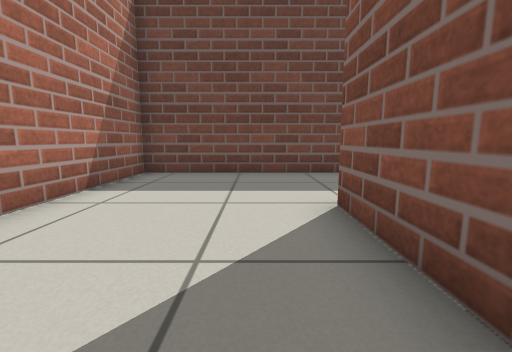
View 1 (above)

16 first-person views from a walk through a world built for the Gazebo simulator. The camera is 0.5 m above the floor, tilts 8° down and sees 90° across. The floor is counted in squares, 0.5 m on a side. Each view is taken from the middle of a square. On the plan, view 1 faces up. The plan holds only what a view shows up to about 11 squares ahead; the rest is blank.

View 2
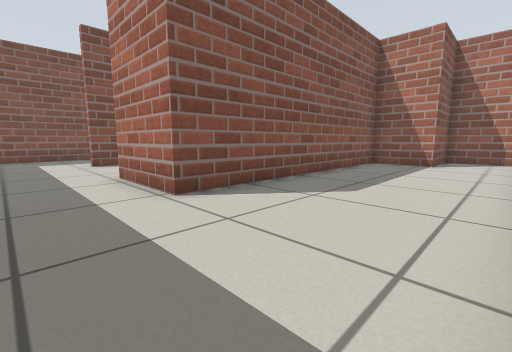

View 3
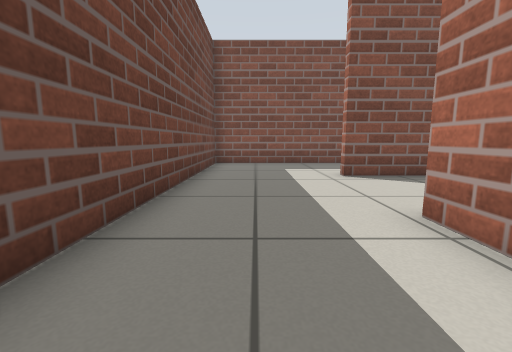

View 4
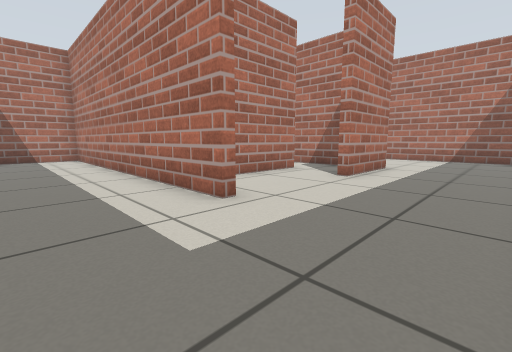

View 5
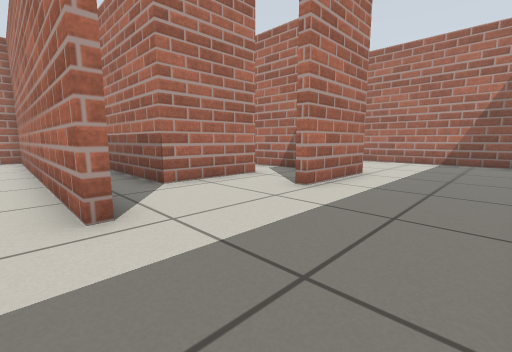

View 6
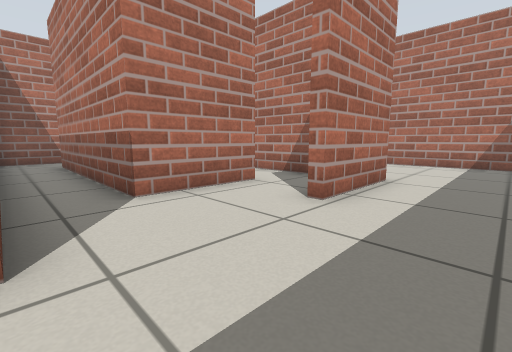

View 7
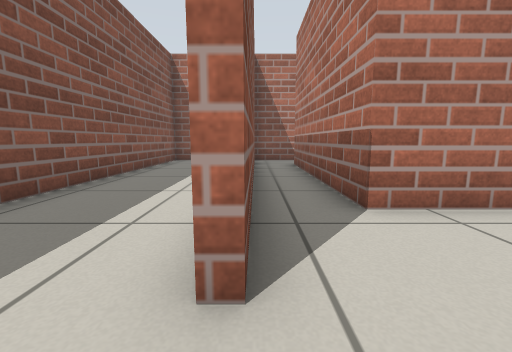

View 8
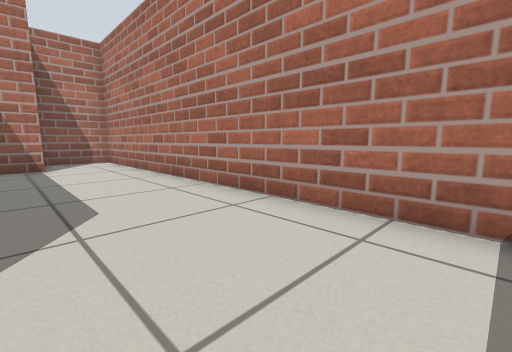

View 9
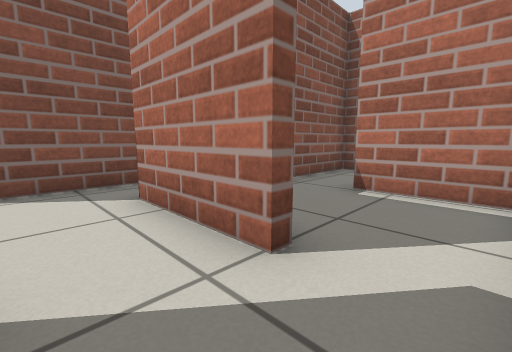

View 10
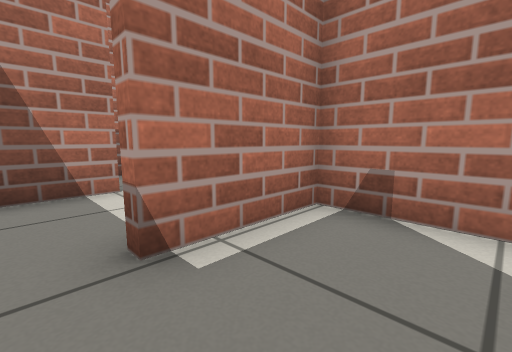

View 11
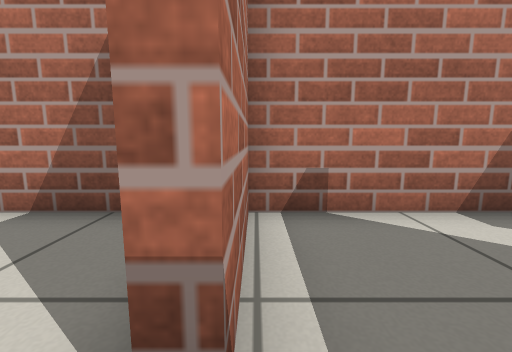

View 12
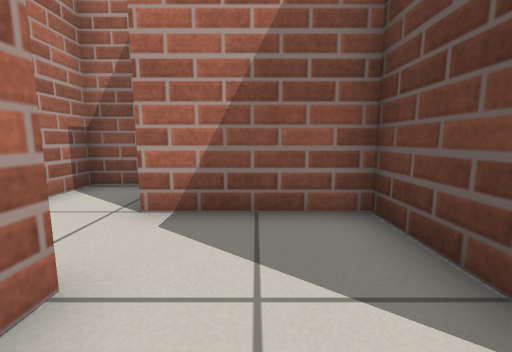

View 13
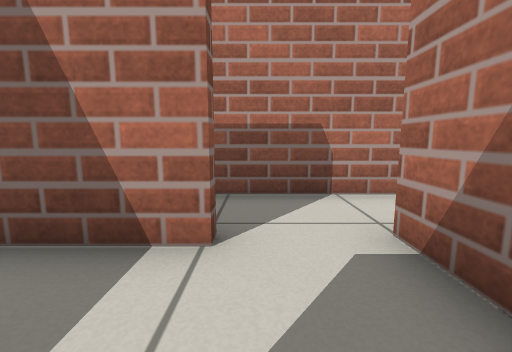

View 14
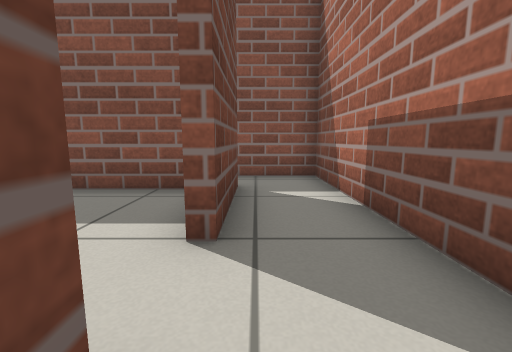

View 15
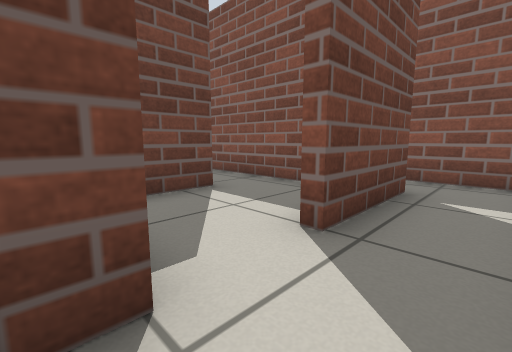

View 16
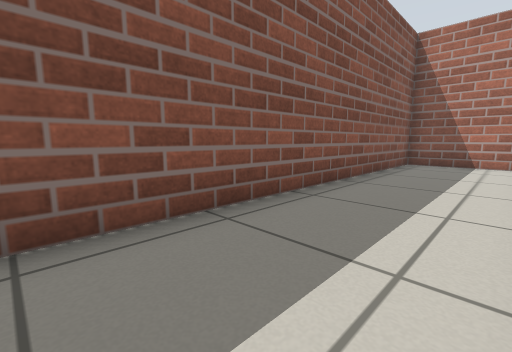

### Floor plan
Key: @ floor where view 1 was taken; # wall or solid block; . floor.
Columns run from 4 left of view 1 to 12 right of it. Each row starts with its distance up from view 1.
  8 #################
  7 #...............#
  6 #...............#
  5 #...............#
  4 #....####.......#
  3 #....#......#...#
  2 #....#......#...#
  1 #....#..###.#...#
  0 #...@#....#.#...#
 -1 #....#....#.#...#
 -2 #....####.#.#...#
 -3 #....#....#.#...#
 -4 #....#....#.#...#
 -5 #...##...##.#...#
 -6 #..##...##..#...#
 -7 #..#........#...#
 -8 #################

Where each view was taken, in squares from view 1:
view 1: 0 up, 0 right, facing up
view 2: 6 up, 3 left, facing down-right
view 3: 6 up, 1 right, facing right
view 4: 7 up, 11 right, facing down-left
view 5: 7 up, 9 right, facing down-left
view 6: 6 up, 8 right, facing down-left
view 7: 5 up, 8 right, facing down
view 8: 5 up, 0 right, facing down-left
view 9: 3 up, 2 right, facing down-right
view 10: 0 up, 5 right, facing down-left
view 11: 2 down, 5 right, facing left
view 12: 4 down, 5 right, facing left
view 13: 3 down, 3 right, facing down
view 14: 6 down, 1 right, facing right
view 15: 7 down, 1 right, facing up-right
view 16: 4 up, 9 right, facing down-right
